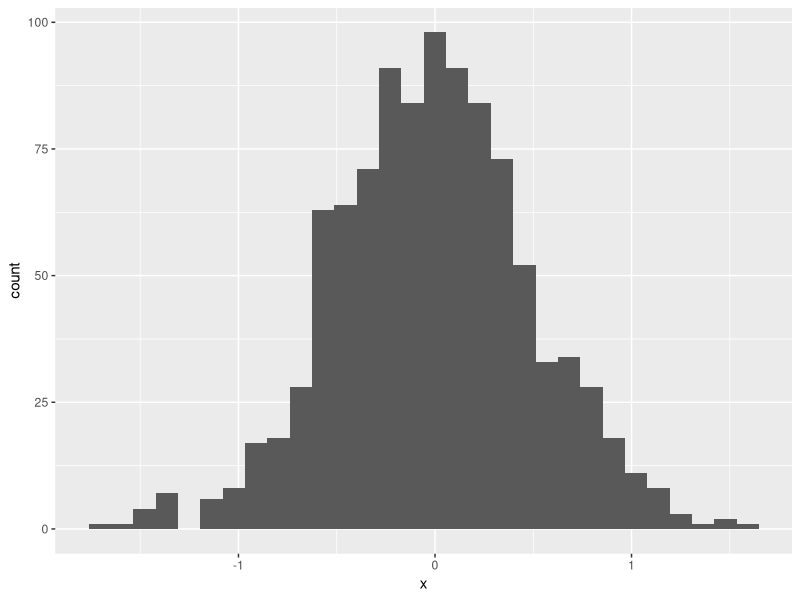
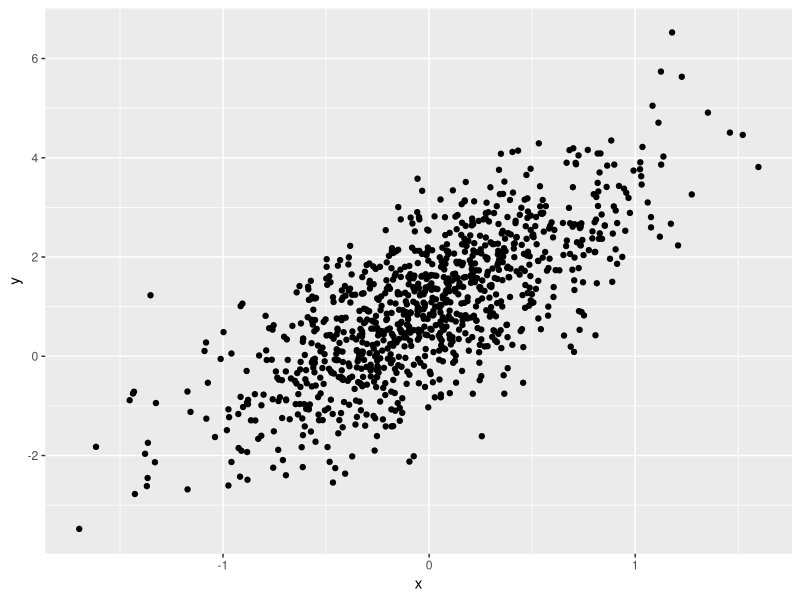

R code for these plots, in order:
## ---- chunk 1
library(tidyverse)
## ---- chunk 2
set.seed(1234)

plot_df = tibble(
  x = rnorm(1000, sd = .5),
  y = 1 + 2 * x + rnorm(1000)
)
## ---- chunk 3
ggplot(plot_df, aes(x = x)) + 
	geom_histogram()
## ---- chunk 4
ggplot(plot_df, aes(x = x, y = y)) + 
	geom_point()
